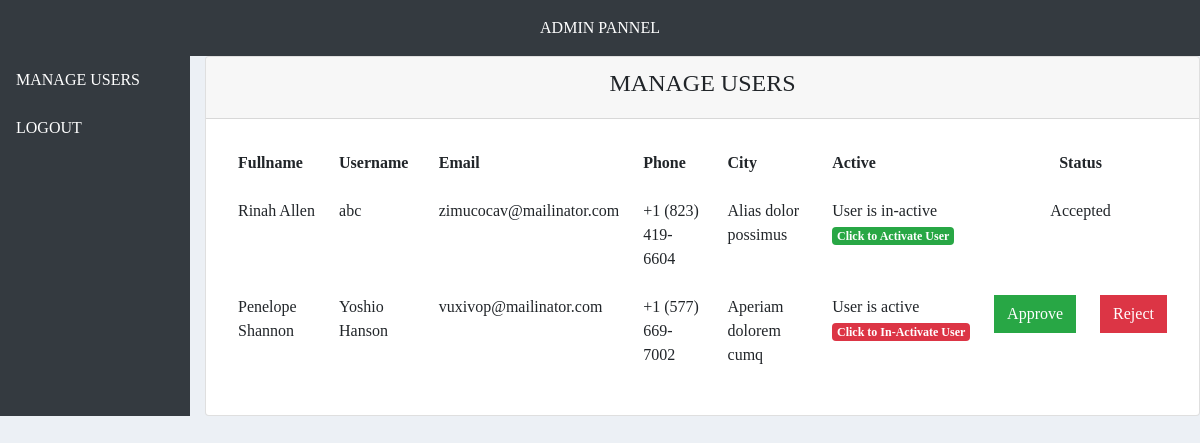
The app's page /Admin/manage_users.php with its own data.
### tables this page shows
CREATE TABLE `users` (
  `user_id` int(11) NOT NULL,
  `fullname` varchar(50) NOT NULL,
  `username` varchar(50) NOT NULL,
  `password` varchar(50) NOT NULL,
  `email` varchar(255) NOT NULL,
  `phone` varchar(100) NOT NULL,
  `city` varchar(100) NOT NULL,
  `status` varchar(50) NOT NULL DEFAULT 'Pending',
  `active` int(2) NOT NULL DEFAULT 1,
  `created_at` timestamp NOT NULL DEFAULT current_timestamp()
);

### Admin/manage_users.php (the view, shortened to what this page needs)
<?php
include 'db.php';
$query = "SELECT * FROM users";
$result = mysqli_query($conn, $query);
$count = mysqli_num_rows($result);
include 'header.php';
?>
<div class="row">
    <div class="col-md-2 bg-dark text-white">
        <?php
        include 'nav.php';
        ?>
    </div>
    <div class="col-md-10">
        <div class="card">
            <div class="card-header">
                <center>
                    <h4>MANAGE USERS</h4>
                </center>
            </div>
            <div class="card-body">
                <table class="table table-borderless">
                    <tr>
                        <th>Fullname</th>
                        <th>Username</th>
                        <th>Email</th>
                        <th>Phone</th>
                        <th>City</th>
                        <th>Active</th>
                        <th colspan="2">
                            <center> Status </center>
                        </th>
                    </tr>
                    <?php if ($count > 0) {
                        while ($row = mysqli_fetch_array($result)) {                    ?>
                            <tr>
                                <td><?php echo $row['fullname'] ?></td>
                                <td><?php echo $row['username'] ?></td>
                                <td><?php echo $row['email'] ?></td>
                                <td><?php echo $row['phone'] ?></td>
                                <td><?php echo $row['city'] ?></td>
                                <?php
                                if ($row['active'] == "0") {
                                ?>
                                    <td>
                                        <p>User is in-active <br> <b> <a href="?active=<?php echo $row['user_id'] ?>" class="badge badge-success">Click to Activate User</a> </b></p>
                                    </td>
                                <?php } else {
                                ?>
                                    <td>
                                        <p>User is active <br> <b> <a href="?deactive=<?php echo $row['user_id'] ?>" class="badge badge-danger">Click to In-Activate User</a> </b></p>
                                    </td>
                                <?php }
                                if ($row['status'] == "Pending") { ?>
                                    <td> <a href="?approve=<?php echo $row['user_id'] ?>" class="btn btn-success">Approve</a> </td>
                                    <td> <a href="?reject=<?php echo $row['user_id'] ?>" class="btn btn-danger">Reject</a> </td>
                                <?php } else { ?>
                                    <td colspan="2">
                                        <center> <?php echo $row['status']  ?> </center>
                                    </td>
                                <?php } ?>
                            </tr>
                        <?php
                        }
                    } else { ?>
                        <tr>
                            <td colspan="5" class="text-danger"> <b> No Record Found</b></td>
                        </tr>
                    <?php }
                    ?>
                </table>
            </div>
        </div>
    </div>
</div>
<?php
include 'footer.php';
?>

### Admin/header.php (shortened to what this page needs)
<!DOCTYPE html>
<html>
<head>
	<link rel="stylesheet" href="css/bootstrap.min.css">
	<link rel="stylesheet" href="css/styles.css">
</head>
<body>
	<div class="container-fluid px-0">
		<div class="row bg-dark py-3">
			<div class="col-md-12 text-white">
				<center>ADMIN PANNEL</center>
			</div>
		</div>
	</div>

### Admin/nav.php
<ul class="nav nav-pills flex-column mb-auto">
  <li class="nav-item py-1">
    <a href="manage_users.php" class="nav-link" style="color: white;">
      MANAGE USERS
    </a>
  </li>
  <li class="nav-item py-1">
    <a href="logout.php" class="nav-link" style="color: white;">
      LOGOUT
    </a>
  </li>
</ul>

### Admin/footer.php
</body>
</html>

### Admin/css/styles.css (style rules this page uses)
:root { --maincolor :#F57F17; --seccolor :#F9A825; }
body { background:#ecf0f5; font-family: 'Lato', sans-serif; }
ul li a { color:#b8c7ce; }
.btn { border-radius: 0px; }

### Admin/header.php (style rules this page uses)
body { font-family: Calibri !important; }
ul li a { color: rgba(160, 85, 146, 1); }

### records on screen
users: fullname "Rinah Allen", username "abc", email "zimucocav@mailinator.com", phone "+1 (823) 419-6604", city "Alias dolor possimus", status "Accepted"
users: fullname "Penelope Shannon", username "Yoshio Hanson", email "vuxivop@mailinator.com", phone "+1 (577) 669-7002", city "Aperiam dolorem cumq"
